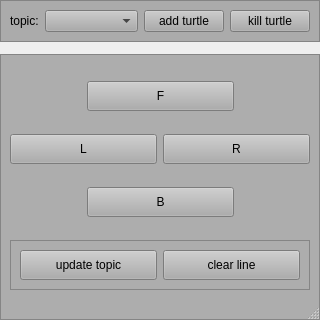
<?xml version="1.0" encoding="UTF-8"?>
<ui version="4.0">
 <class>MainWindow</class>
 <widget class="QMainWindow" name="MainWindow">
  <property name="windowModality">
   <enum>Qt::WindowModal</enum>
  </property>
  <property name="geometry">
   <rect>
    <x>0</x>
    <y>0</y>
    <width>320</width>
    <height>320</height>
   </rect>
  </property>
  <property name="minimumSize">
   <size>
    <width>320</width>
    <height>320</height>
   </size>
  </property>
  <property name="maximumSize">
   <size>
    <width>320</width>
    <height>342</height>
   </size>
  </property>
  <property name="windowTitle">
   <string>pyqt turtlesim key</string>
  </property>
  <widget class="QWidget" name="centralwidget">
   <property name="minimumSize">
    <size>
     <width>320</width>
     <height>320</height>
    </size>
   </property>
   <property name="maximumSize">
    <size>
     <width>320</width>
     <height>320</height>
    </size>
   </property>
   <layout class="QVBoxLayout" name="verticalLayout">
    <property name="spacing">
     <number>12</number>
    </property>
    <property name="leftMargin">
     <number>0</number>
    </property>
    <property name="topMargin">
     <number>0</number>
    </property>
    <property name="rightMargin">
     <number>0</number>
    </property>
    <property name="bottomMargin">
     <number>0</number>
    </property>
    <item>
     <widget class="QFrame" name="frame">
      <property name="sizePolicy">
       <sizepolicy hsizetype="Preferred" vsizetype="Fixed">
        <horstretch>0</horstretch>
        <verstretch>0</verstretch>
       </sizepolicy>
      </property>
      <property name="minimumSize">
       <size>
        <width>320</width>
        <height>0</height>
       </size>
      </property>
      <property name="styleSheet">
       <string notr="true">background-color: rgb(171, 171, 171);</string>
      </property>
      <property name="frameShape">
       <enum>QFrame::StyledPanel</enum>
      </property>
      <property name="frameShadow">
       <enum>QFrame::Raised</enum>
      </property>
      <layout class="QGridLayout" name="gridLayout_2">
       <item row="0" column="0">
        <widget class="QLabel" name="label">
         <property name="sizePolicy">
          <sizepolicy hsizetype="Fixed" vsizetype="Preferred">
           <horstretch>0</horstretch>
           <verstretch>0</verstretch>
          </sizepolicy>
         </property>
         <property name="text">
          <string>topic:</string>
         </property>
        </widget>
       </item>
       <item row="0" column="1">
        <widget class="QComboBox" name="cbox_topic">
         <property name="sizePolicy">
          <sizepolicy hsizetype="Preferred" vsizetype="Fixed">
           <horstretch>0</horstretch>
           <verstretch>0</verstretch>
          </sizepolicy>
         </property>
        </widget>
       </item>
       <item row="0" column="2">
        <widget class="QPushButton" name="btn_new">
         <property name="sizePolicy">
          <sizepolicy hsizetype="Fixed" vsizetype="Fixed">
           <horstretch>0</horstretch>
           <verstretch>0</verstretch>
          </sizepolicy>
         </property>
         <property name="text">
          <string>add turtle</string>
         </property>
        </widget>
       </item>
       <item row="0" column="3">
        <widget class="QPushButton" name="btn_kill">
         <property name="sizePolicy">
          <sizepolicy hsizetype="Fixed" vsizetype="Fixed">
           <horstretch>0</horstretch>
           <verstretch>0</verstretch>
          </sizepolicy>
         </property>
         <property name="text">
          <string>kill turtle</string>
         </property>
        </widget>
       </item>
      </layout>
     </widget>
    </item>
    <item>
     <widget class="QFrame" name="frame_2">
      <property name="minimumSize">
       <size>
        <width>320</width>
        <height>0</height>
       </size>
      </property>
      <property name="styleSheet">
       <string notr="true">background-color: rgb(173, 173, 173);</string>
      </property>
      <property name="frameShape">
       <enum>QFrame::StyledPanel</enum>
      </property>
      <property name="frameShadow">
       <enum>QFrame::Raised</enum>
      </property>
      <layout class="QGridLayout" name="gridLayout">
       <item row="0" column="1" colspan="2">
        <widget class="QPushButton" name="btn_forward">
         <property name="sizePolicy">
          <sizepolicy hsizetype="Minimum" vsizetype="Fixed">
           <horstretch>0</horstretch>
           <verstretch>0</verstretch>
          </sizepolicy>
         </property>
         <property name="minimumSize">
          <size>
           <width>0</width>
           <height>30</height>
          </size>
         </property>
         <property name="text">
          <string>F</string>
         </property>
        </widget>
       </item>
       <item row="1" column="0" colspan="2">
        <widget class="QPushButton" name="btn_left">
         <property name="sizePolicy">
          <sizepolicy hsizetype="Minimum" vsizetype="Fixed">
           <horstretch>0</horstretch>
           <verstretch>0</verstretch>
          </sizepolicy>
         </property>
         <property name="minimumSize">
          <size>
           <width>0</width>
           <height>30</height>
          </size>
         </property>
         <property name="text">
          <string>L</string>
         </property>
        </widget>
       </item>
       <item row="2" column="1" colspan="2">
        <widget class="QPushButton" name="btn_backward">
         <property name="sizePolicy">
          <sizepolicy hsizetype="Minimum" vsizetype="Fixed">
           <horstretch>0</horstretch>
           <verstretch>0</verstretch>
          </sizepolicy>
         </property>
         <property name="minimumSize">
          <size>
           <width>0</width>
           <height>30</height>
          </size>
         </property>
         <property name="text">
          <string>B</string>
         </property>
        </widget>
       </item>
       <item row="1" column="2" colspan="2">
        <widget class="QPushButton" name="btn_right">
         <property name="sizePolicy">
          <sizepolicy hsizetype="Minimum" vsizetype="Fixed">
           <horstretch>0</horstretch>
           <verstretch>0</verstretch>
          </sizepolicy>
         </property>
         <property name="minimumSize">
          <size>
           <width>0</width>
           <height>30</height>
          </size>
         </property>
         <property name="text">
          <string>R</string>
         </property>
        </widget>
       </item>
       <item row="3" column="0" colspan="4">
        <widget class="QFrame" name="frame_3">
         <property name="sizePolicy">
          <sizepolicy hsizetype="Preferred" vsizetype="Fixed">
           <horstretch>0</horstretch>
           <verstretch>0</verstretch>
          </sizepolicy>
         </property>
         <property name="frameShape">
          <enum>QFrame::StyledPanel</enum>
         </property>
         <property name="frameShadow">
          <enum>QFrame::Raised</enum>
         </property>
         <layout class="QHBoxLayout" name="horizontalLayout">
          <item>
           <widget class="QPushButton" name="btn_update">
            <property name="sizePolicy">
             <sizepolicy hsizetype="Minimum" vsizetype="Fixed">
              <horstretch>0</horstretch>
              <verstretch>0</verstretch>
             </sizepolicy>
            </property>
            <property name="minimumSize">
             <size>
              <width>0</width>
              <height>30</height>
             </size>
            </property>
            <property name="text">
             <string>update topic</string>
            </property>
           </widget>
          </item>
          <item>
           <widget class="QPushButton" name="btn_clear">
            <property name="sizePolicy">
             <sizepolicy hsizetype="Minimum" vsizetype="Fixed">
              <horstretch>0</horstretch>
              <verstretch>0</verstretch>
             </sizepolicy>
            </property>
            <property name="minimumSize">
             <size>
              <width>0</width>
              <height>30</height>
             </size>
            </property>
            <property name="text">
             <string>clear line</string>
            </property>
           </widget>
          </item>
         </layout>
        </widget>
       </item>
      </layout>
     </widget>
    </item>
   </layout>
  </widget>
  <widget class="QStatusBar" name="statusbar"/>
 </widget>
 <resources/>
 <connections/>
</ui>
